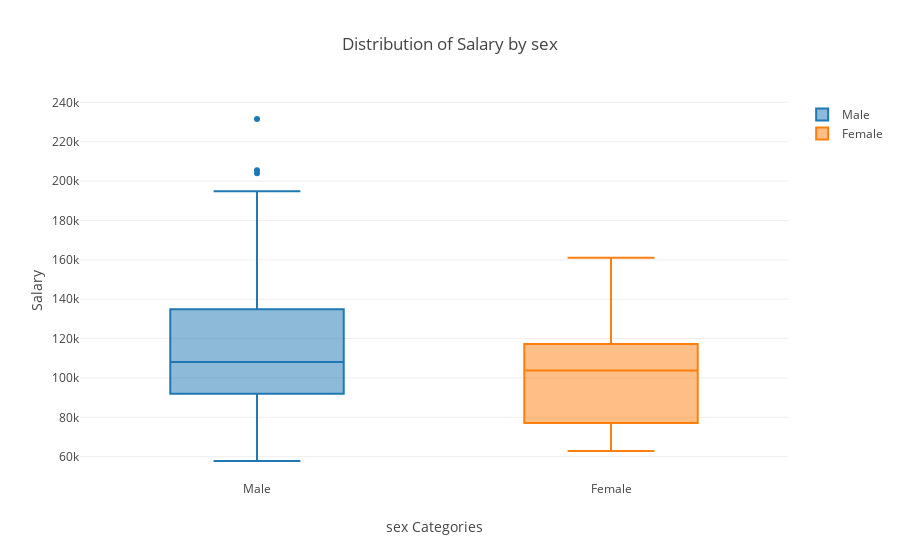

Notebook code for this chart:
### Markdown cell above
yrs.since.phd and yes.service correlate with salary more than other variables, but still there is not a strong linear relationship between them. Also, there is a trend that as the yrs.since.phd and yrs.service increase the variance of salary also increase.

### Code cell
variable='sex'

data_plot = [dict(
  type = 'box',
  x = data[variable],
  y = data['salary'],
  mode = 'markers',
  transforms = [dict(
    type = 'groupby',
    groups = data[variable],

  )]
)]

layout={
        'xaxis': {'title': variable + ' Categories'},
        'yaxis': {'title': "Salary"},
        "title":"Distribution of Salary by " +variable
    }

off.iplot({'data': data_plot, 'layout':layout}, validate=False)

### Figure 1 — Plotly figure (JSON) as saved in the notebook; plotly's stock layout.template omitted (floating-point values rounded to 4 significant figures; data arrays with more than 128 entries replaced by an {"elided": "..."} marker saying what was removed)
{"data": [{"mode": "markers", "transforms": [{"groups": {"elided": "397 str values"}, "type": "groupby"}], "type": "box", "x": {"elided": "397 str values"}, "y": {"elided": "397 int values"}}], "layout": {"title": "Distribution of Salary by sex", "xaxis": {"title": "sex Categories"}, "yaxis": {"title": "Salary"}}}
